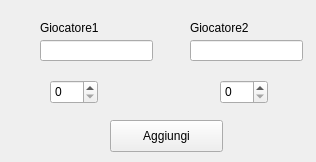
<?xml version="1.0" encoding="UTF-8"?>
<ui version="4.0">
 <class>gestionepartite</class>
 <widget class="QWidget" name="gestionepartite">
  <property name="geometry">
   <rect>
    <x>0</x>
    <y>0</y>
    <width>316</width>
    <height>162</height>
   </rect>
  </property>
  <property name="windowTitle">
   <string>Form</string>
  </property>
  <widget class="QLineEdit" name="giocatoreuno">
   <property name="geometry">
    <rect>
     <x>40</x>
     <y>40</y>
     <width>113</width>
     <height>21</height>
    </rect>
   </property>
  </widget>
  <widget class="QLineEdit" name="giocatoredue">
   <property name="geometry">
    <rect>
     <x>190</x>
     <y>40</y>
     <width>113</width>
     <height>21</height>
    </rect>
   </property>
  </widget>
  <widget class="QSpinBox" name="spinuno">
   <property name="geometry">
    <rect>
     <x>50</x>
     <y>80</y>
     <width>48</width>
     <height>24</height>
    </rect>
   </property>
   <property name="cursor">
    <cursorShape>PointingHandCursor</cursorShape>
   </property>
   <property name="maximum">
    <number>3</number>
   </property>
  </widget>
  <widget class="QSpinBox" name="spin2">
   <property name="geometry">
    <rect>
     <x>220</x>
     <y>80</y>
     <width>48</width>
     <height>24</height>
    </rect>
   </property>
   <property name="cursor">
    <cursorShape>PointingHandCursor</cursorShape>
   </property>
   <property name="maximum">
    <number>3</number>
   </property>
  </widget>
  <widget class="QLabel" name="labeluno">
   <property name="geometry">
    <rect>
     <x>40</x>
     <y>20</y>
     <width>71</width>
     <height>16</height>
    </rect>
   </property>
   <property name="text">
    <string>Giocatore1</string>
   </property>
  </widget>
  <widget class="QLabel" name="labeldue">
   <property name="geometry">
    <rect>
     <x>190</x>
     <y>20</y>
     <width>71</width>
     <height>16</height>
    </rect>
   </property>
   <property name="text">
    <string>Giocatore2</string>
   </property>
  </widget>
  <widget class="QPushButton" name="aggiungipartita">
   <property name="geometry">
    <rect>
     <x>110</x>
     <y>120</y>
     <width>113</width>
     <height>32</height>
    </rect>
   </property>
   <property name="text">
    <string>Aggiungi</string>
   </property>
  </widget>
 </widget>
 <resources/>
 <connections/>
</ui>
